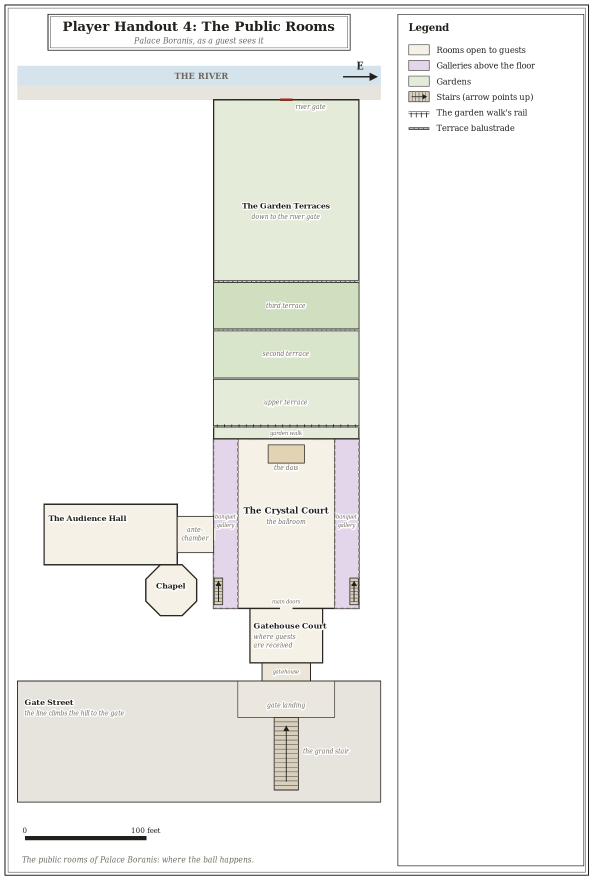
#> input picture conversions/dnd5e/oraga_night/maps/handout_4_public_rooms.png, 1185 x 1759 px (shown at 1/2 size)
$ python -i quality.py   (imports and definitions only)
#> lines starting #> are read from the running program, lines starting #| are printed output that depends on the picture; after the words box and inside, x2 and y2 are one past the last pixel; in counts of white or black regions, pixels touching at a corner belong together
#> further down, picture is the input picture: PIL image 1185x1759 RGBA; mean R, G, B, A 241.5, 241.7, 238.8, 255
"""Quality bar (T27-T29): image metrics, comparator bands, contact sheets.

The comparator maps are read in memory from the owner's zips and never written
anywhere inside the repo. Only metric numbers are committed (quality_bands.yaml).
"""
from __future__ import annotations

import io
import json
import os
import zipfile
from pathlib import Path

import numpy as np
import yaml
from PIL import Image as PImage, ImageDraw
from scipy import ndimage

HERE = Path(__file__).resolve().parent
REPO_ROOT = HERE.parents[1]
MANIFEST = HERE / "comparators.yaml"
BANDS = HERE / "quality_bands.yaml"
NORM_PPS = 50          # px per 5-ft square after normalisation (10 px per foot)
NORM_PPF = NORM_PPS / 5
SHEET_LABEL_H = 28
METRICS = ("Q1", "Q2", "Q3", "Q4", "Q5s", "Q5h")


def _lum(rgb):
    return (rgb[..., 0] * 0.299 + rgb[..., 1] * 0.587 + rgb[..., 2] * 0.114).astype(np.float32)


def prepare(img: PImage.Image, px_per_square=None, crop=None, exclude=None, normalize_width=None,
            feet_per_square: float = 5):
    """Crop, build the valid mask and rescale to NORM_PPF px per foot (NORM_PPS per 5-ft square).
    Returns (rgb 0..1, valid)."""
#> called with feet_per_square = 5
    img = img.convert("RGB")
    W, H = img.size
    valid = np.ones((H, W), bool)
    for b in exclude or []:
        valid[int(b[1] * H):int(np.ceil(b[3] * H)), int(b[0] * W):int(np.ceil(b[2] * W))] = False
    if crop:
        box = (int(crop[0] * W), int(crop[1] * H), int(np.ceil(crop[2] * W)), int(np.ceil(crop[3] * H)))
        img = img.crop(box)
        valid = valid[box[1]:box[3], box[0]:box[2]]
    w, h = img.size
    if normalize_width:
        f = normalize_width / w
    elif px_per_square:
        f = NORM_PPF / (float(px_per_square) / float(feet_per_square))
    else:
        f = 1.0
    if abs(f - 1) > 1e-6:
        size = (max(1, round(w * f)), max(1, round(h * f)))
        img = img.resize(size, PImage.LANCZOS if f < 1 else PImage.BICUBIC)
        valid = np.asarray(PImage.fromarray(valid.astype(np.uint8) * 255).resize(size, PImage.NEAREST)) > 127
    return np.asarray(img, np.float32) / 255.0, valid


def _hsv_sat_hue(rgb):
    mx = rgb.max(-1)
    mn = rgb.min(-1)
    d = mx - mn
    s = np.divide(d, mx, out=np.zeros_like(d), where=mx > 1e-6)
    r, g, b = rgb[..., 0], rgb[..., 1], rgb[..., 2]
    h = np.zeros_like(mx)
    nz = d > 1e-6
    rm = nz & (mx == r)
    gm = nz & (mx == g) & ~rm
    bm = nz & ~rm & ~gm
    h[rm] = ((g - b)[rm] / d[rm]) % 6
    h[gm] = (b - r)[gm] / d[gm] + 2
    h[bm] = (r - g)[bm] / d[bm] + 4
    return s, h / 6.0


def metrics(img: PImage.Image, px_per_square=None, crop=None, exclude=None, normalize_width=None,
            feet_per_square: float = 5) -> dict:
    rgb, valid = prepare(img, px_per_square, crop, exclude, normalize_width, feet_per_square)
#> valid: shape (1759, 1185) bool; every value is 1
    L = _lum(rgb)
    v = valid
    if not v.any():
        raise ValueError("no valid pixels after crop/exclude")
    q1 = float(np.percentile(L[v], 98) - np.percentile(L[v], 2))
#> q1 = 0.76
    m = ndimage.uniform_filter(L, 5)
    m2 = ndimage.uniform_filter(L * L, 5)
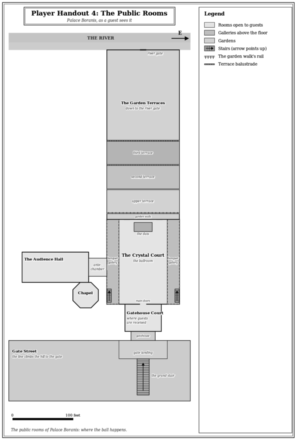
#> m2: shape (1759, 1185) float32 (shown at 1/4 size); min 0.0159, max 1, mean 0.915
    ls = np.sqrt(np.clip(m2 - m * m, 0, None))
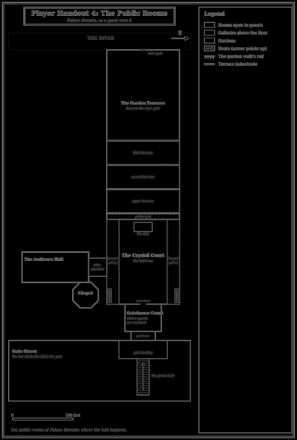
#> ls: shape (1759, 1185) float32 (shown at 1/4 size); min 0, max 0.437, mean 0.0339
    q2 = float(ls[v].mean())
#> q2 = 0.0339
    hh, ww = (L.shape[0] // NORM_PPS) * NORM_PPS, (L.shape[1] // NORM_PPS) * NORM_PPS
    if hh and ww:
        blk = L[:hh, :ww].reshape(hh // NORM_PPS, NORM_PPS, ww // NORM_PPS, NORM_PPS)
        bv = v[:hh, :ww].reshape(blk.shape).mean(axis=(1, 3)) > 0.8
#> bv: shape (35, 23) bool; every value is 1
        means = blk.mean(axis=(1, 3))[bv]
#> means = 805 values, max 1 at index 45, min 0.698 at index 678, mean 0.948
        q3 = float(means.std()) if means.size > 1 else 0.0
#> q3 = 0.0559
    else:
        q3 = 0.0
    mag = np.hypot(ndimage.sobel(L, 1), ndimage.sobel(L, 0)) / 8.0
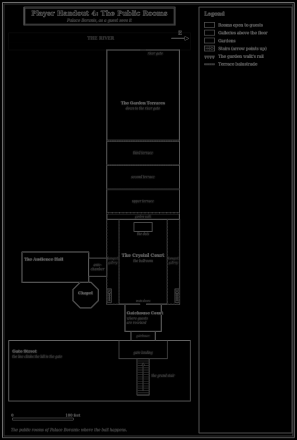
#> mag: shape (1759, 1185) float32 (shown at 1/4 size); min 0, max 0.474, mean 0.0226
    q4 = float((mag[v] > 0.1).mean())
#> q4 = 0.0728
    s, h = _hsv_sat_hue(rgb)
#> in _hsv_sat_hue, `nz = d > 1e-6`:
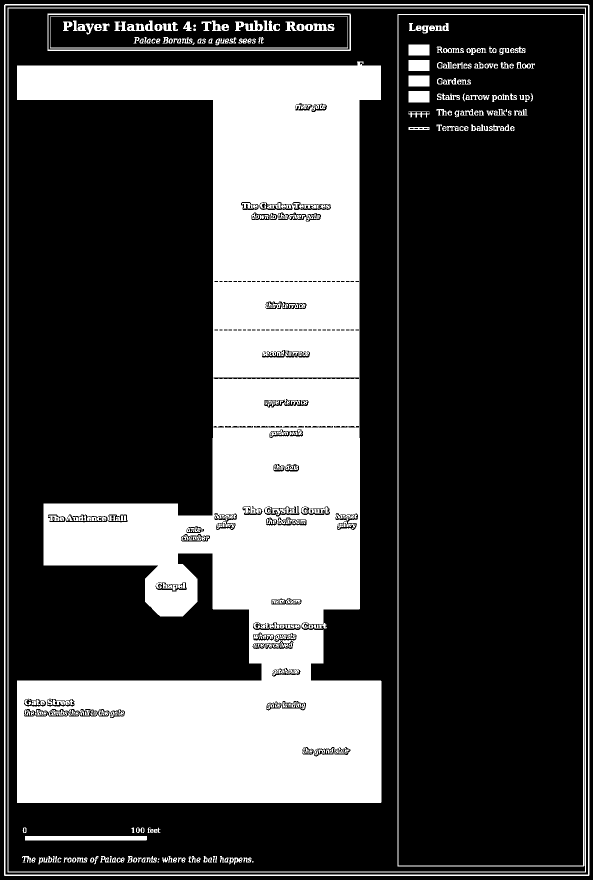
#> nz: shape (1759, 1185) bool (shown at 1/2 size); 30.9% white; 299 white regions (67 under 20 px), largest, box (x1, y1, x2, y2) and area: (34, 123, 763, 1606) 572851, (8, 8, 1179, 1752) 17446, (15, 15, 1172, 1745) 11532
#> in _hsv_sat_hue, `h[gm] = (b - r)[gm] / d[gm] + 2`:
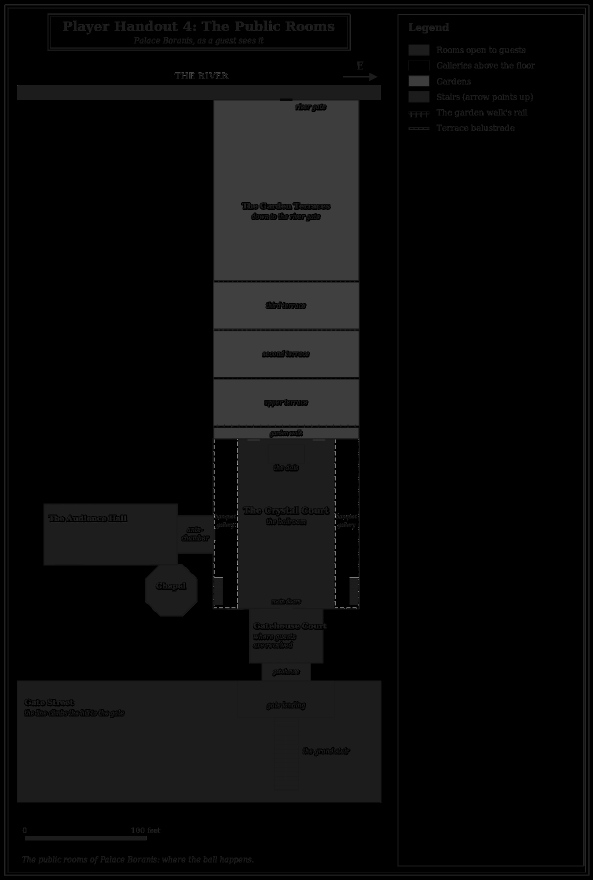
#> h: shape (1759, 1185) float32 (shown at 1/2 size); min 0, max 5.89, mean 0.258; drawn with min black and max white
#> in _hsv_sat_hue, `h[bm] = (r - g)[bm] / d[bm] + 4`:
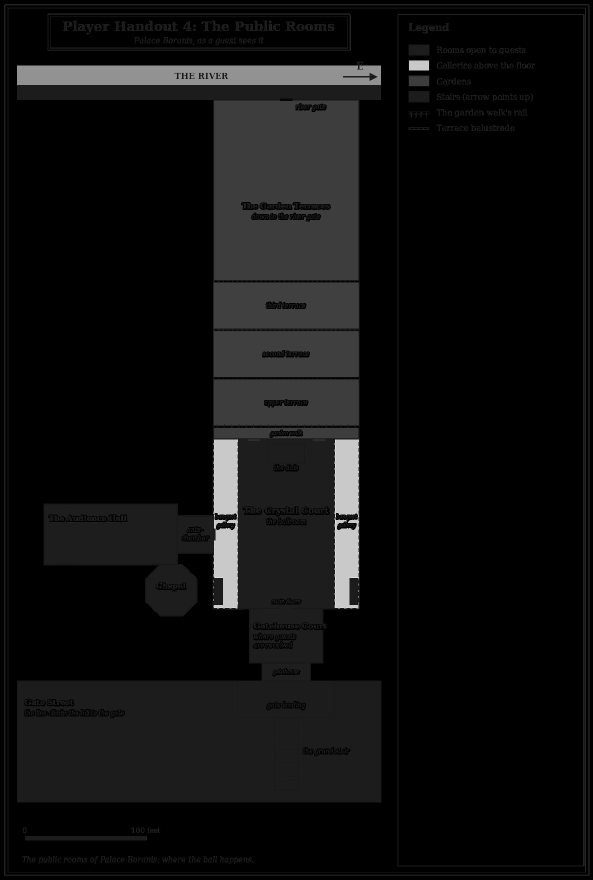
#> h: shape (1759, 1185) float32 (shown at 1/2 size); 2.67% of pixels changed, all inside (x1, y1, x2, y2) = (34, 121, 858, 1217); drawn with min black and max white
    q5s = float(s[v].mean())
#> q5s = 0.0227
    sat = v & (s > 0.15)
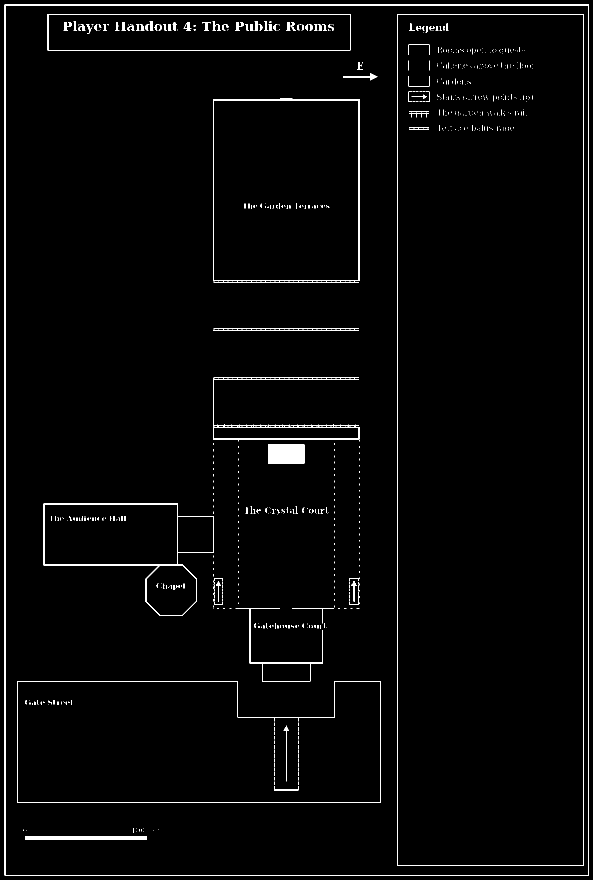
#> sat: shape (1759, 1185) bool (shown at 1/2 size); 1.9% white in thin lines or dots
    hist = np.bincount(np.minimum((h[sat] * 18).astype(int), 17), minlength=18) / max(v.sum(), 1)
#> hist = 18 values, max 0.0129 at index 2, min 0 at index 3, mean 0.00107
    q5h = int((hist > 0.02).sum())
#> q5h = 0
    return {"Q1": round(q1, 4), "Q2": round(q2, 4), "Q3": round(q3, 4), "Q4": round(q4, 4),
            "Q5s": round(q5s, 4), "Q5h": q5h}


# [10 lines left out: function q6, not called in this run]


# ---------- comparators and bands ----------

def load_manifest() -> dict:
    return yaml.safe_load(MANIFEST.read_text())


def ref_dir() -> Path:
    return Path(os.environ.get("MAPGEN_REF_DIR", load_manifest()["ref_dir_default"]))


# [28 lines left out: functions load_comparator, comparator_metrics, bands_from, not called in this run]


def load_bands() -> dict:
    return yaml.safe_load(BANDS.read_text())


# [147 lines left out: functions check_bands, write_baseline, _write_research, _inside_repo, make_sheet, render_under_atmosphere and 2 more, not called in this run]

>>> from PIL import Image
>>> picture = Image.open('../../conversions/dnd5e/oraga_night/maps/handout_4_public_rooms.png')
>>> result = metrics(picture)
#> result = {'Q1': 0.76, 'Q2': 0.0339, 'Q3': 0.0559, 'Q4': 0.0728, 'Q5s': 0.0227, 'Q5h': 0}

$ run again, on conversions/dnd5e/oraga_night/maps/map_viii_1_palace.png
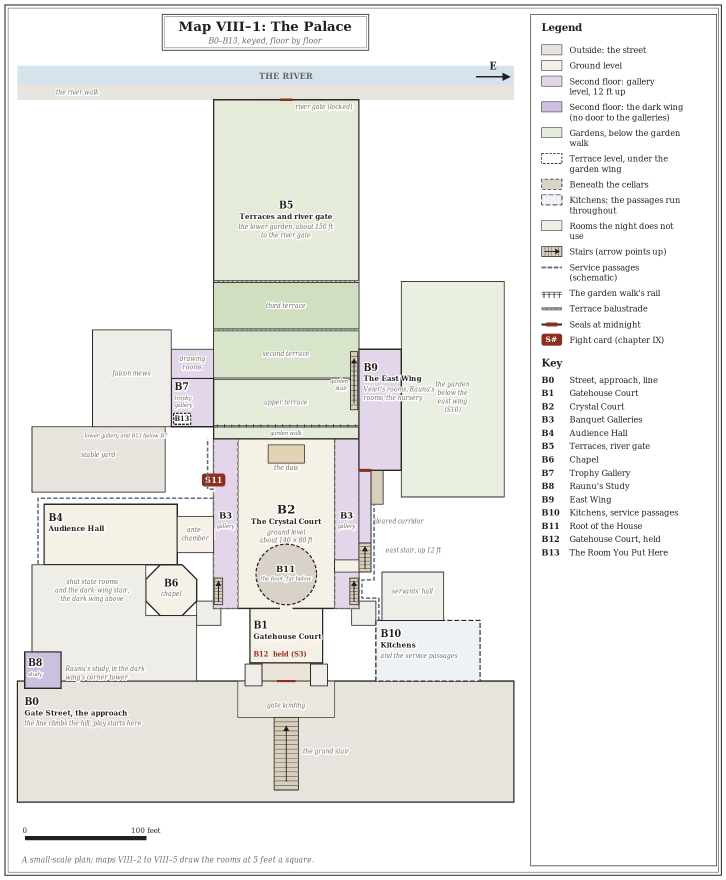
#> input picture conversions/dnd5e/oraga_night/maps/map_viii_1_palace.png, 1451 x 1759 px (shown at 1/2 size)
#> picture is the input picture: PIL image 1451x1759 RGBA; mean R, G, B, A 237.4, 237.3, 234.4, 255
#> valid: shape (1759, 1451) bool; every value is 1
#> q1 = 0.845
#> q2 = 0.0452
#> bv: shape (35, 29) bool; every value is 1
#> means = 1015 values, max 1 at index 30, min 0.679 at index 559, mean 0.93
#> q3 = 0.0565
#> q4 = 0.1
#> nz: shape (1759, 1451) bool; 41.2% white; 941 white regions (139 under 20 px), largest, box (x1, y1, x2, y2) and area: (33, 123, 1029, 1606) 936647, (8, 8, 1444, 1752) 19039, (15, 15, 1437, 1745) 10866
#> rm: shape (1759, 1451) bool; 26.2% white; 1115 white regions (228 under 20 px), largest, box (x1, y1, x2, y2) and area: (33, 170, 1029, 1606) 539478, (8, 8, 1444, 1752) 19039, (754, 1143, 891, 1242) 11714
#> gm: shape (1759, 1451) bool; 10.2% white; 102 white regions (91 under 20 px), largest, box (x1, y1, x2, y2) and area: (428, 201, 717, 560) 96064, (803, 564, 1008, 993) 82966, (428, 565, 718, 657) 25706
#> bm: shape (1759, 1451) bool; 4.8% white; 109 white regions (23 under 20 px), largest, box (x1, y1, x2, y2) and area: (34, 131, 1029, 171) 37833, (751, 1240, 961, 1362) 21174, (719, 700, 801, 939) 16377
#> in _hsv_sat_hue, `h[bm] = (r - g)[bm] / d[bm] + 4`:
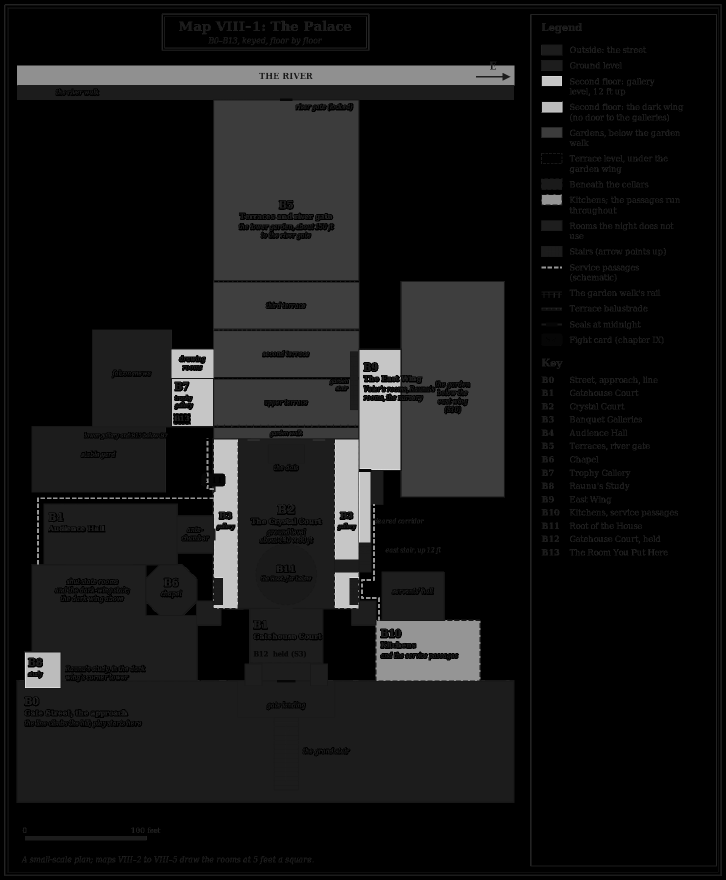
#> h: shape (1759, 1451) float32 (shown at 1/2 size); min 0, max 5.98, mean 0.517; drawn with min black and max white
#> q5s = 0.0279
#> in metrics, `sat = v & (s > 0.15)`:
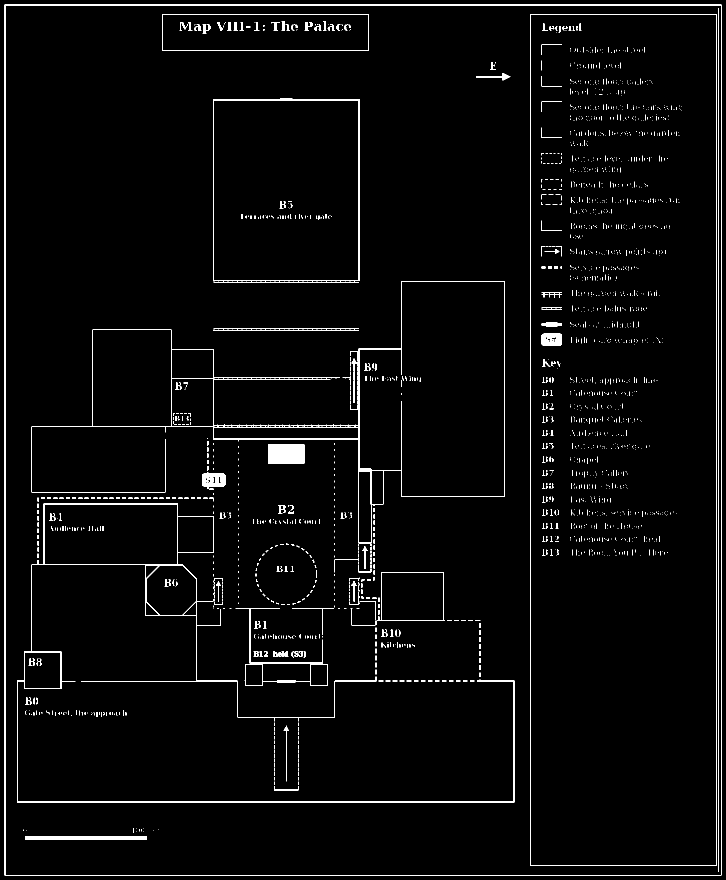
#> sat: shape (1759, 1451) bool (shown at 1/2 size); 2.4% white in thin lines or dots
#> hist = 18 values, max 0.0129 at index 2, min 0 at index 3, mean 0.00135
#> q5h = 0
#> result = {'Q1': 0.845, 'Q2': 0.0452, 'Q3': 0.0565, 'Q4': 0.1, 'Q5s': 0.0279, 'Q5h': 0}

$ run again, on conversions/dnd5e/oraga_night/maps/map_viii_2_gatehouse.png
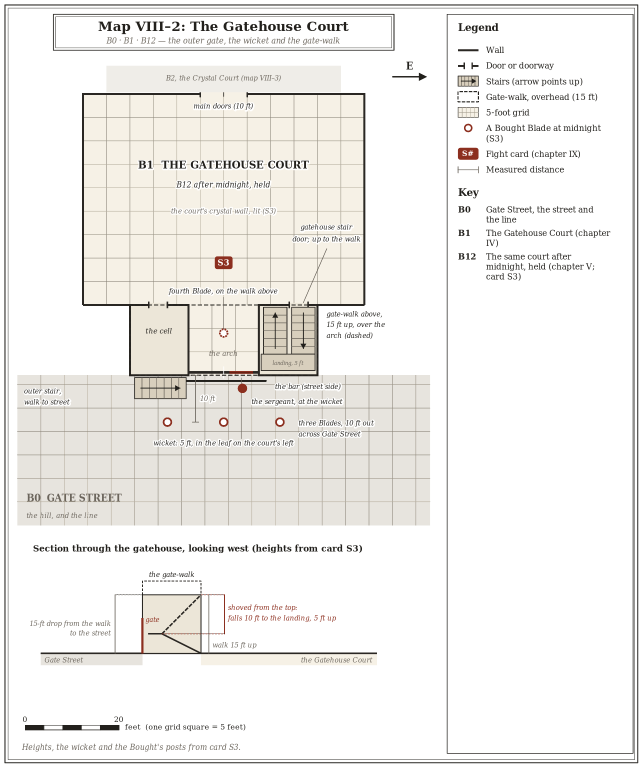
#> input picture conversions/dnd5e/oraga_night/maps/map_viii_2_gatehouse.png, 1284 x 1534 px (shown at 1/2 size)
#> picture is the input picture: PIL image 1284x1534 RGBA; mean R, G, B, A 240.8, 239.3, 236.6, 255
#> valid: shape (1534, 1284) bool; every value is 1
#> q1 = 0.845
#> q2 = 0.0459
#> bv: shape (30, 25) bool; every value is 1
#> means = 750 values, max 1 at index 26, min 0.691 at index 381, mean 0.941
#> q3 = 0.0598
#> q4 = 0.109
#> in _hsv_sat_hue, `nz = d > 1e-6`:
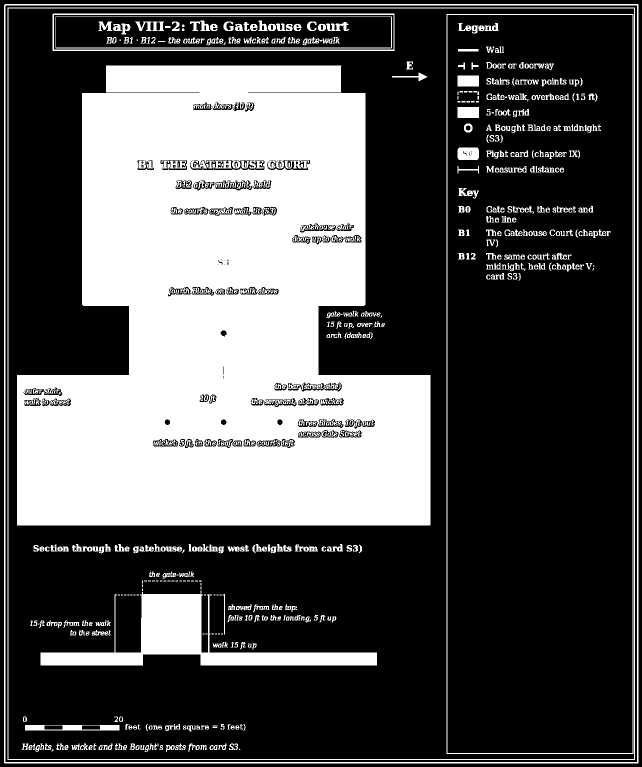
#> nz: shape (1534, 1284) bool (shown at 1/2 size); 33.6% white; 602 white regions (90 under 20 px), largest, box (x1, y1, x2, y2) and area: (34, 131, 861, 1051) 546261, (81, 1184, 754, 1331) 29692, (8, 8, 1277, 1527) 16687
#> gm: shape (1534, 1284) bool; every value is 0
#> q5s = 0.0225
#> in metrics, `sat = v & (s > 0.15)`:
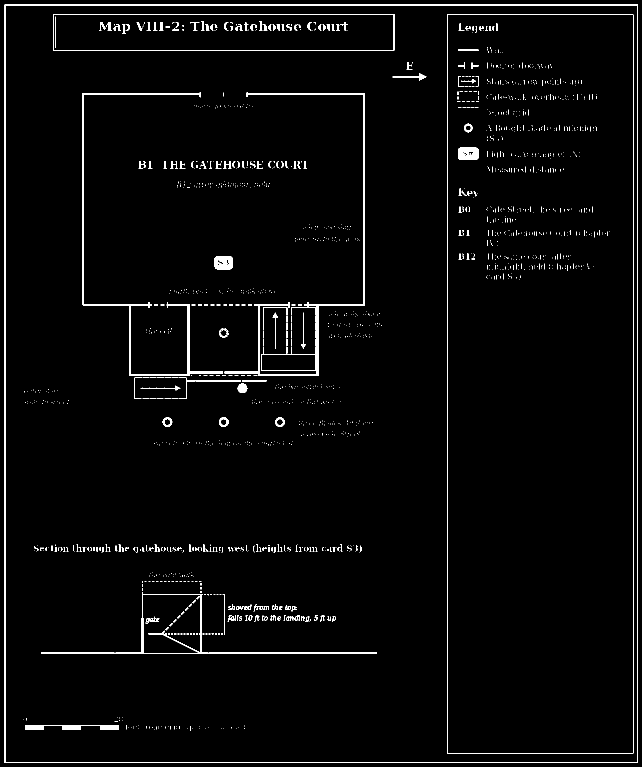
#> sat: shape (1534, 1284) bool (shown at 1/2 size); 2.3% white; 1683 white regions (1466 under 20 px), largest, box (x1, y1, x2, y2) and area: (9, 9, 1276, 1526) 8343, (164, 185, 446, 752) 5137, (449, 185, 730, 752) 4759
#> hist = 18 values, max 0.0134 at index 2, min 0 at index 3, mean 0.00127
#> q5h = 0
#> result = {'Q1': 0.845, 'Q2': 0.0459, 'Q3': 0.0598, 'Q4': 0.109, 'Q5s': 0.0225, 'Q5h': 0}
